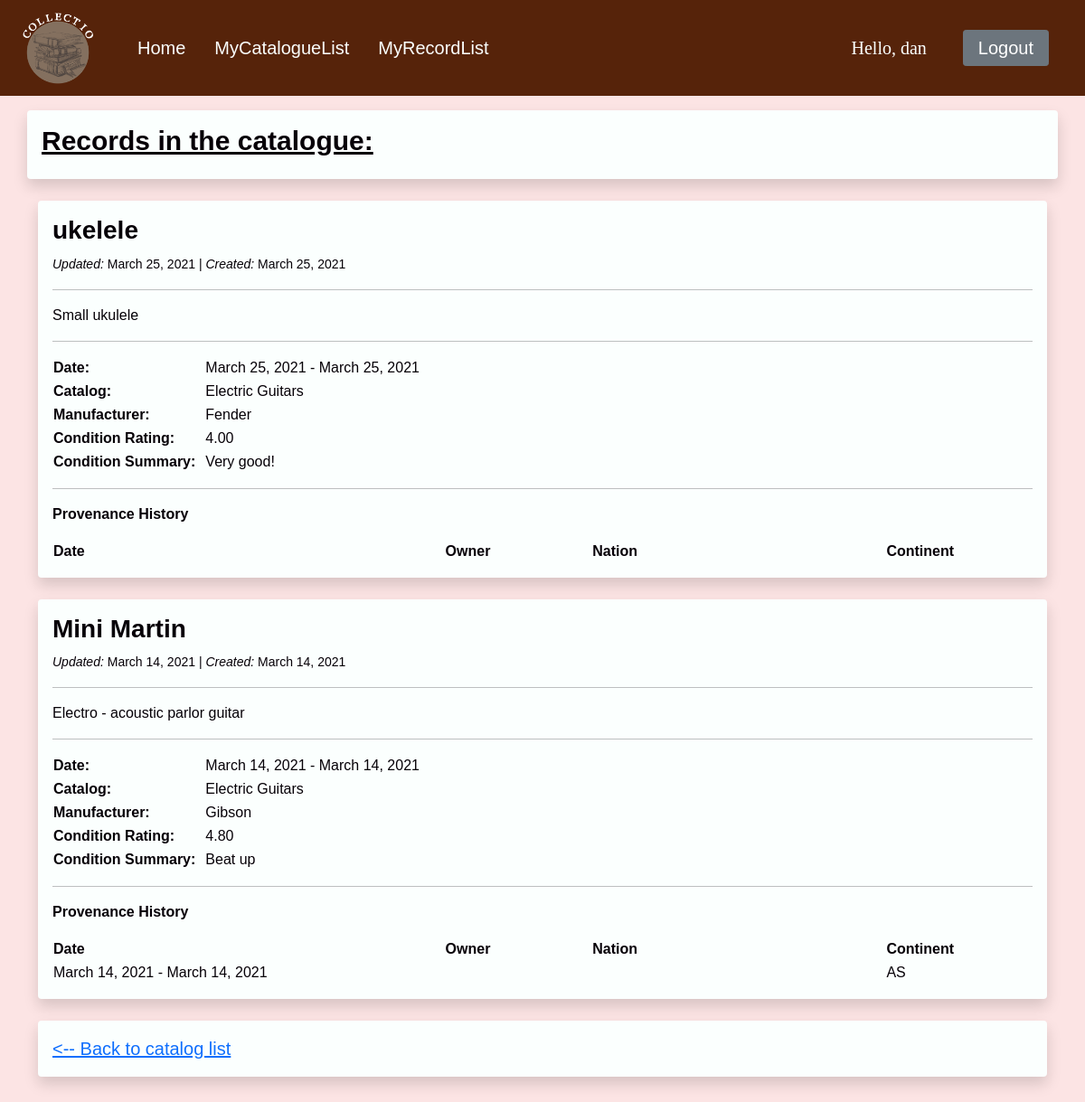
Screenshot of /record/1/ (signed in) with the database file from the repository.
### catalog/models.py (models this page shows, shortened)
class CommonInfo(models.Model):
    id = models.AutoField(primary_key=True) # not necessary as django adds this to every model, but declared so that it is clear
    creation_date = models.DateField(auto_now_add=True)
    last_modified = models.DateField(auto_now=True)
    name = models.CharField(max_length=100, help_text='Enter name')
    description = models.TextField(blank=True, help_text='Enter description')
    class Meta:
        abstract = True
        ordering = ['-last_modified', 'name'] # '-' reverses order, e.i. newest first

class Record(CommonInfo):
    my_catalog = models.ForeignKey(Catalog, on_delete=models.CASCADE) # Many records to one Catalog. Deletes all records associated with deleted catalog.
    date_start = models.DateField() # TODO - is date range for when aquired or creation?
    date_end   = models.DateField()
    manufacturer = models.ForeignKey('Manufacturer', null=True, blank=True, on_delete=SET_NULL)
    condition_rating =  DecimalField(
        help_text='Enter condition rating from 0 to 5',
        default=0,
        decimal_places=2,
        max_digits=3,
        validators=[MinValueValidator(Decimal('0')), MaxValueValidator(Decimal('5'))]
    )
    condition_description = models.TextField(blank=True, help_text='Enter condition description')

class Catalog (CommonInfo):
    def get_absolute_url(self):
        return reverse('catalog-detail', args=[str(self.id)])
    def __str__(self):
        return f'{self.name}'

class Manufacturer (models.Model):
    name = models.CharField(max_length=100, help_text='Enter name')

class Provenance (models.Model):
    record = models.ForeignKey(Record, on_delete=models.CASCADE)
    date_start = models.DateField()
    date_end   = models.DateField()
    owner = models.CharField(max_length=100, help_text='Enter owner', blank=True)
    nation = models.CharField(max_length=100, help_text='Enter nation', blank=True)
    CONTINENT_CHOICES = [
        ('AF', 'Africa'),
        ('AN', 'Antartica'),
        ('AS', 'Asia'),
        ('EU', 'Europe'),
        ('NA', 'North America'),
        ('OC', 'Oceania'),
        ('SA', 'South and Central America'),
    ]
    continent = models.CharField(max_length=2, choices=CONTINENT_CHOICES, default='AS')
    class Meta:
        ordering = ['-date_end']

### catalog/views.py (the view)
# urls.py: path('record/<str:cr>/', views.recordList, name='record-list'),
@login_required(login_url='/login')
def recordList(request, cr):
    records = models.Record.objects.filter(my_catalog=cr)
    provenances = models.Provenance.objects.all()
    context = {
        'records': records,
        'provenances': provenances,
    }
    return render(request, 'catalog/recordlist.html', context)

### catalog/templates/catalog/recordlist.html (shortened to what this page needs)
{% extends "catalog/base.html" %}
{% block content %}
    <div class="row pt-2">
        <div class="shadow p-3 mb-3 bg-light rounded">
            <h2 style="font-weight:bold;font-size:30px;text-decoration: underline;color: #060007">Records in the
                catalogue: </h2>
        </div>
    </div>
    <div class="container">
        {% for record in records %}
            <div class="row align-items-center">
                <div class="shadow p-3 mb-3 bg-dark rounded">
                    <h3 class="text" style="font-weight:bold;font-size:28px;"> {{ record.name }}</h3>
                    <p class="text"><small> <em> Updated: </em> {{ record.last_modified }} | <em>
                        Created: </em> {{ record.creation_date }} </small></p>
                    <hr>
                    <p class="text"> {{ record.description }}</p>
                    <hr>
                    <table>
                        <tr>
                            <td style="text-align: left;"><strong>Date: </strong></td>
                            <td style="text-align: left;">  {{ record.date_start }} - {{ record.date_end }} </td>
                        </tr>
                        <tr>
                            <td style="text-align: left;"><strong>Catalog: </strong></td>
                            <td style="text-align: left;"> {{ record.my_catalog.name }}</td>
                        </tr>
                        <tr>
                            <td style="text-align: left;"><strong>Manufacturer: </strong></td>
                            <td style="text-align: left;">  {{ record.manufacturer.name }} </td>
                        </tr>
                        <tr>
                            <td style="text-align: left;"><strong>Condition Rating: </strong></td>
                            <td style="text-align: left;">  {{ record.condition_rating }} </td>
                        </tr>
                        <tr>
                            <td style="text-align: left;"><strong>Condition Summary: </strong></td>
                            <td style="text-align: left;">  {{ record.condition_description }} </td>
                        </tr>
                    </table>
                    <hr>
                    <p><strong> Provenance History </strong></p>
                    <table style="width:100%">
                        <colgroup>
                            <col span="1" style="width: 40%;">
                            <col span="1" style="width: 15%;">
                            <col span="1" style="width: 30%;">
                            <col span="1" style="width: 15%;">
                        </colgroup>
                        <tr>
                            <th> Date</th>
                            <th> Owner</th>
                            <th> Nation</th>
                            <th> Continent</th>
                        </tr>
                        {% for prov in provenances %}
                            {% if prov.record.id == record.id %}
                                <tr>
                                    <td> {{ prov.date_start }} - {{ prov.date_end }} </td>
                                    <td> {{ prov.owner }} </td>
                                    <td> {{ prov.nation }} </td>
                                    <td> {{ prov.continent }} </td>
                                </tr>
                            {% endif %}
                        {% endfor %}
                    </table>
                </div>
            </div>
        {% endfor %}
        <div class="row align-items-center" style="padding-bottom: 50px; font-size: 20px">
            <div class="shadow p-3 mb-3 rounded" style="background-color: #FBFFFE;">
                <a href="/catalog"> <-- Back to catalog list</a>
            </div>
        </div>
    </div>
    </div>
{% endblock content %}

### catalog/templates/catalog/navbar.html (shortened to what this page needs)
{% extends "catalog/base.html" %}
{% block navbar %}
    <head>
    </head>
    <nav class="navbar navbar-expand-lg px-4" style="background-color:#56230a;">
        <a href="/about" class="navbar-brand">
            {% load static %}
            <img src="{% static '/images/logo.png' %}" width="80" alt="" class="d-inline-block align-middle mr-2">
        </a>
        <div class="collapse navbar-collapse" id="navbarNav">
            <ul class="nav navbar-nav me-auto px-3">
                <li class="nav-item">
                    <a class="nav-link active px-3" style="font-size: 20px" aria-current="page" href="/home">Home</a>
                </li>
                {% if request.user.is_authenticated %}
                    <li class="nav-item">
                        <a class="nav-link active px-3" style="font-size: 20px" href="/catalog">MyCatalogueList</a>
                    </li>
                    <li class="nav-item">
                        <a class="nav-link active px-3" style="font-size: 20px" href="/search">MyRecordList</a>
                    </li>
                {% endif %}
            </ul>
            {% if request.user.is_authenticated %}
                <ul class="nav navbar-nav navbar-right px-3">
                    <span class="ref px-2 py-2" id="hello_msg">Hello, {{ request.user }}  </span>
                </ul>
                <ul class="nav navbar-nav navbar-right px-3">
                    <a class="btn btn-secondary btn-sm px-3" style="font-size:20px;" href="/logout" role="button">Logout</a>
                </ul>
            {% endif %}
        </div>
    </nav>
{% endblock navbar %}

### catalog/templates/catalog/base.html (style rules this page uses)
body, html { margin: 0; padding: 0; height: 100%; background: #fce4e4 !important; font-family: 'Helvetica', sans-serif; color: #FBFFFE; }

### catalog/templates/catalog/navbar.html (style rules this page uses)
.nav-link { font-size: 18px; color: #FBFFFE !important; padding-right: 2px; }
.ref { color: #FBFFFE; font-size: 20px; font-family: "Comic Sans MS"; }

### catalog/templates/catalog/recordlist.html (style rules this page uses)
.shadow { background-color: #FBFFFE !important; color: #060007; margin: 0.5rem 0 1rem; }
td { padding-right: 10px; }
.text { color: #060007 !important; font-weight: 400; }

### rows the page displays
Record: name "ukelele", last_modified "March 25, 2021", creation_date "March 25, 2021", description "Small ukulele", date_start "March 25, 2021", date_end "March 25, 2021", my_catalog.name "Electric Guitars", manufacturer.name "Fender", condition_rating "4.00", condition_description "Very good!"
Record: name "Mini Martin", last_modified "March 14, 2021", creation_date "March 14, 2021", description "Electro - acoustic parlor guitar", date_start "March 14, 2021", date_end "March 14, 2021", my_catalog.name "Electric Guitars", manufacturer.name "Gibson", condition_rating "4.80", condition_description "Beat up"
Provenance: date_start "March 14, 2021", date_end "March 14, 2021", continent "AS"

### other values shown
{{ request.user }} "dan"
